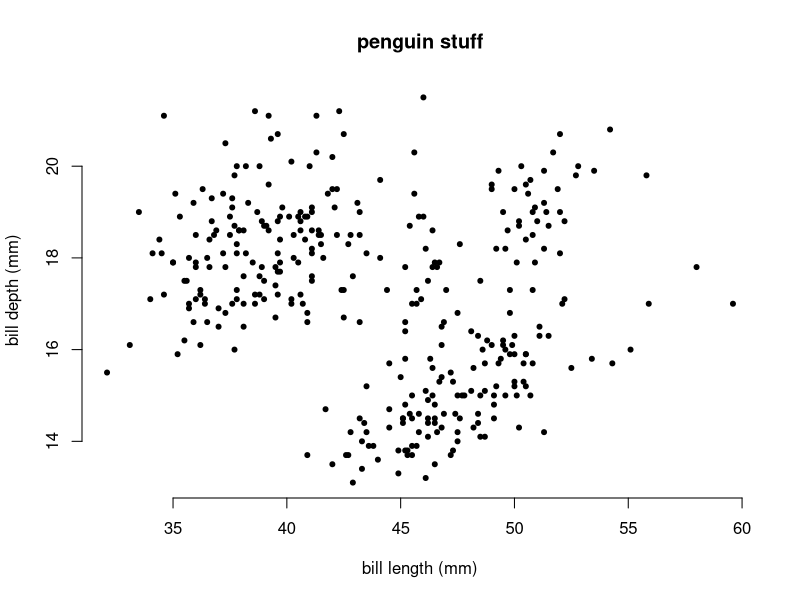
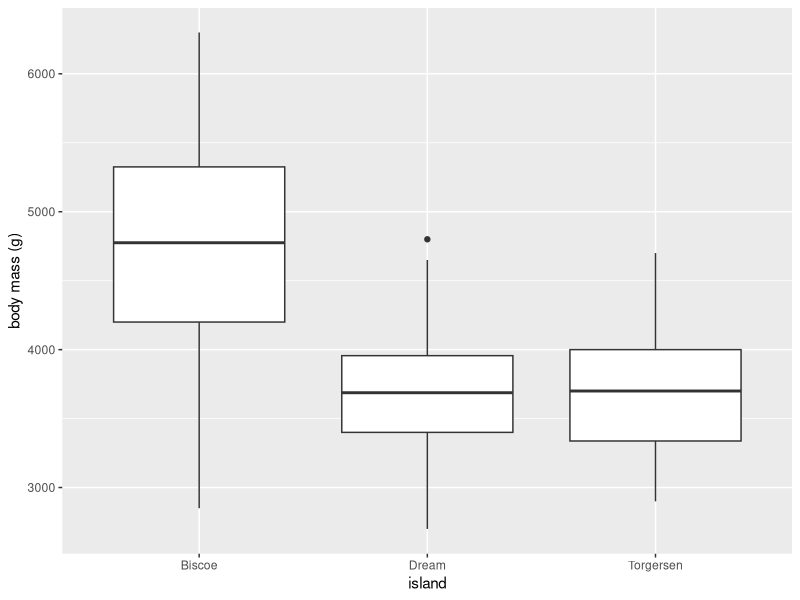
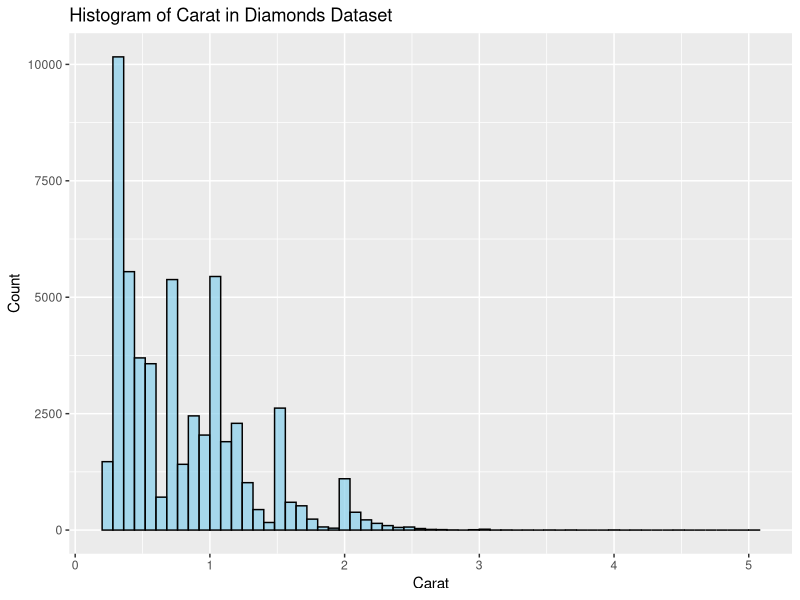
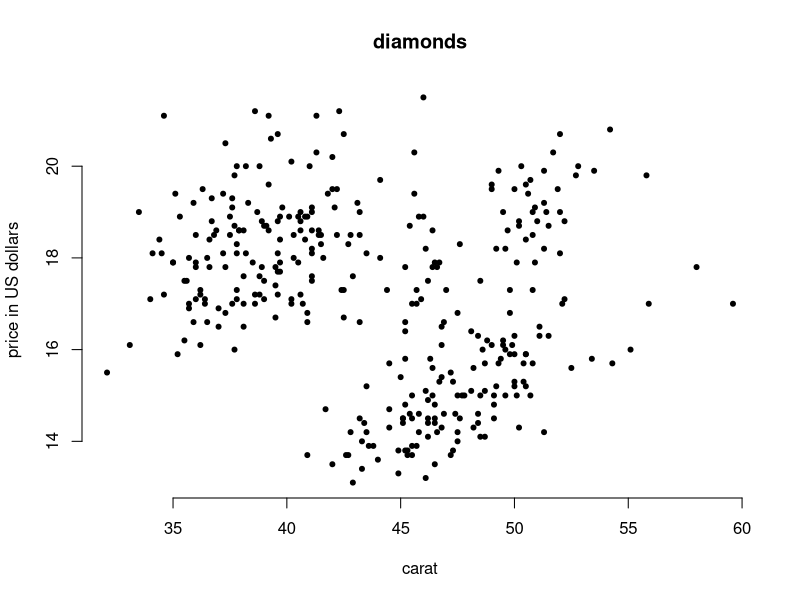

R code for these plots, in order:

  # assignment 1
# ~~~~~~~~~`penguins~~~~~~~~~`
# 1) How many rows are in penguins? How many columns?
      # 344 rows, 8 columns

# 2) What does the bill_depth_mm variable in the penguins data frame describe? Read the help for ?penguinsLinks to an external site. to find out.
      # "a number denoting bill depth (millimeters)"

# 3) Make a scatterplot of bill_depth_mm vs. bill_length_mm. That is, make a scatterplot with bill_depth_mm on the y-axis and bill_length_mm on the x-axis. Describe the relationship between these two variables.
  library(palmerpenguins)      # load data frame to use
  head(penguins)               # display the first few rows of dataframe
  x <- penguins$bill_length_mm # assign value to variable
  y <- penguins$bill_depth_mm  # assign value to variable
  
  # plot() arguments: 
  # plot(x data, y data, main title, x label, y label, plot character / symbol, border or no border)
  plot(x, y, main = "penguin stuff",
       xlab = "bill length (mm)",
       ylab = "bill depth (mm)",
       pch = 20, frame = FALSE)

# 4) What happens if you make a scatterplot of species vs. bill_depth_mm? What might be a better choice of geom?
    # I ran the above code from 3) but replaced the x axis with species. It showed a box plot graph which would be a better fit.
  
# 5) Write the code to create the following graph [pictured: geom box plot]. What does it show?
    # Regarding the body mass for each island, the geom box plot shows the spread with quartiles and whiskers,
    # and outliers are shown with points
  
  library(palmerpenguins)
  library(tidyverse)

  ggplot(data = penguins, mapping = aes(x = island, y = body_mass_g)) +
    geom_boxplot() +
    labs(x = "island",
         y = "body mass (g)")

# ~~~~~~~diamonds~~~~~~~
# 1)  Make a histogram of the carat variable in the diamonds dataset that is available when you load the 
  # tidyverse package. Experiment with different binwidths.  What binwidth reveals the most interesting patterns?
  install.packages("tidyverse")
  library(tidyverse)
  ggplot(diamonds, aes(x=carat)) + 
    geom_histogram(binwidth=.08, fill="skyblue", color="black", alpha=0.7) +
    labs(title="Histogram of Carat in Diamonds Dataset", x="Carat", y="Count")
  # I think a binwdith of .08 shows a good amount of data without being too overbearing.
  
# 2) Write the code to create the following graph. What does it show?
  # plot() arguments: 
  # plot(x data, y data, main title, x label, y label, plot character / symbol, border or no border)
  plot(x, y, main = "diamonds",
       xlab = "carat",
       ylab = "price in US dollars",
       pch = 20, frame = FALSE)


  
  
  